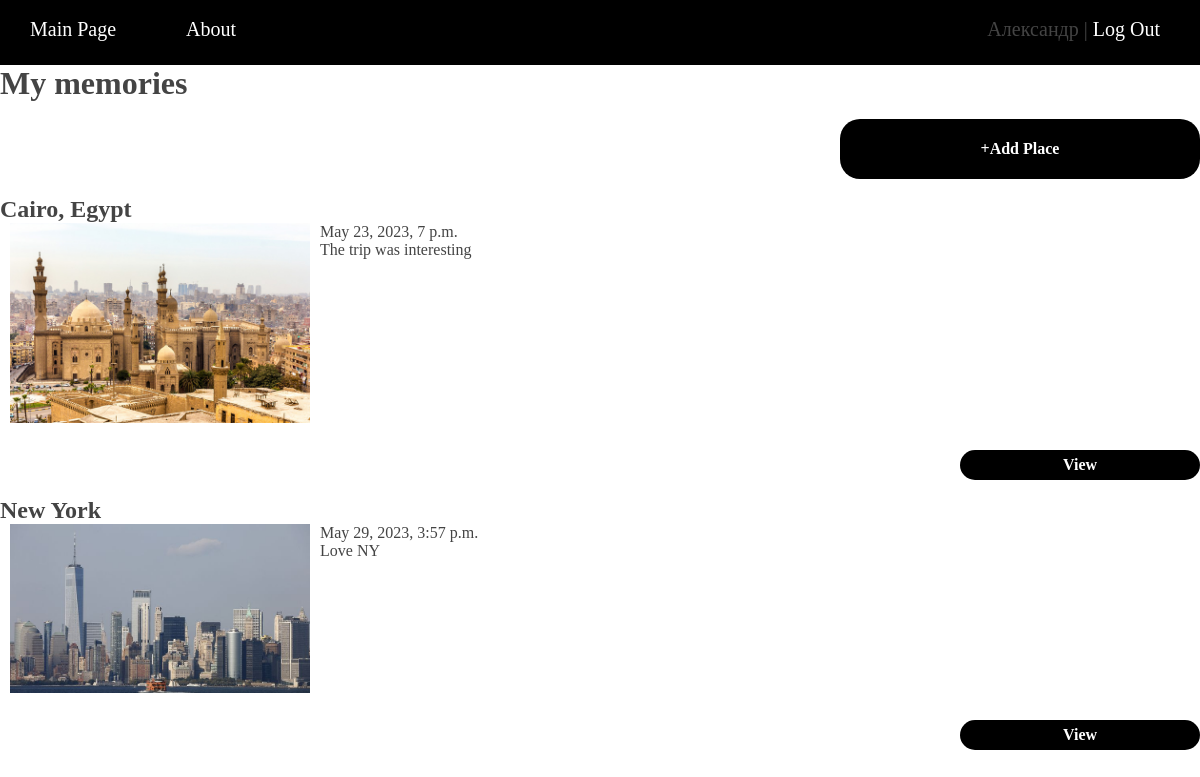
/ (signed in), run on the app's committed database.
### placesremember_app/models.py (models this page shows, shortened)
class Place(models.Model):
    title = models.CharField(max_length=250, blank=False, verbose_name="Place Title")
    photo = models.ImageField(
        upload_to="photos/", blank=True, verbose_name="Place Photo"
    )
    content = models.TextField(default="", blank=True, verbose_name="Comment")
    time_create = models.DateTimeField(auto_now_add=True, verbose_name="Creation Time")
    time_update = models.DateTimeField(auto_now=True, verbose_name="Change Time")
    user_id = models.ForeignKey(
        User, on_delete=models.CASCADE, blank=False, verbose_name="User ID"
    )
    lon = models.FloatField(default=0.0)
    lat = models.FloatField(default=0.0)
    def get_absolute_url(self):
        return reverse("place", kwargs={"place_id": self.pk})
    class Meta:
        verbose_name = "Place"
        ordering = ["id"]

### placesremember_app/views.py (the view)
# urls.py: path("", Home.as_view(), name="home"),
class Home(DataMixin, ListView):
    model = Place
    template_name = "index.html"
    context_object_name = "places"
    def get_queryset(self):
        return Place.objects.filter(user_id=self.request.user.pk)
    def get_context_data(self, *, object_list=None, **kwargs):
        context = super().get_context_data(**kwargs)
        user_data = self.get_user_context(title="Main Page", user_id=1)
        return dict(list(context.items()) + list(user_data.items()))

### placesremember_app/utils.py (called while the page is built)
    def get_user_context(self, **kwargs):
        context = kwargs
        context["menu"] = menu
        return context

### templates/index.html (shortened to what this page needs)
{% extends 'base.html' %}
{% load socialaccount %}
{% block content %}
{% get_providers as socialaccount_providers %}
{% if not request.user.is_authenticated %}
    <div class="container-item">
        <br>
        <h1>Project Places Remember</h1>
        <br>
        <h3>Places Remember is a service for saving your memories.
            You can add entries about your big and small trips,
            with photos and your impressions,
            so that you can return to them later</h3>
        <br>
    </div>
    <div class="container-item">
        <br>
        <h2>You are not authorized! Sign with:</h2>
        <form class="form-vk-btn m-t-17" action="/accounts/vk/login/?process=login">
            <button class="vk-btn" type="submit"><img src="static/img/VK_Logo.png" alt="VK" height="50" width="50">VKontakte</button>
        </form>
        <br>
        <h2> OR use PlacesRemember account: </h2>
        <br>
        <form class="form-submit-btn m-t-17" action="{% url 'login' %}">
            <button class="submit-btn">Sign In</button>
        </form>
    </div>
    <div class="w-full text-center p-t-55">
        <span class="txt2">Not a member?</span>
        <a class="txt2 bo1" href="{% url 'register' %}" > Sign up now </a>
    </div>
{% else %}
    <ul class="list-places">
            <h1>My memories</h1>
            <form class="form-add-place-btn m-t-17" action="{% url 'add_place' %}">
                <button class="add-place-btn">+Add Place</button>
            </form>
        {% if not places %}
            <div class="container-item">
                <br>
                <h3>There are no memories, let's create one</h3>
            </div>
        {% else %}
            {% for place in places %}
                <li><h2>{{ place.title }}</h2>
                {% if place.photo %}
                    <p><img class="img-article-left thumb" src="{{ place.photo.url }}"></p>
                {% endif %}
                {{ place.time_create }}
                <br>
                {{ place.content|linebreaks|truncatewords:30}}
                <form class="form-show-place-btn m-t-17" action="{{ place.get_absolute_url }}">
                    <button class="show-place-btn">View</button>
                </form>
                </li>
            {% endfor %}
        {% endif %}
    {% endif %}
</ul>
{% endblock %}

### templates/base.html (shortened to what this page needs)
{% load static %}
{% load i18n %}
<!DOCTYPE html>
<html lang="en">
<head>
    <link rel="stylesheet" href="{% static 'css/style.css' %}" type="text/css">
</head>
<body>
{% block mainmenu %}
<div class="header">
    <ul id="mainmenu" class="mainmenu">
        {% for tab in menu %}
            <li><a href="{% url tab.url_name %}">{{ tab.title }}</a></li>
        {% endfor %}
        {% if request.user.is_authenticated %}
            {% if not user.first_name %}
                <li class="last"> {{ user.username }} | <a href="{% url 'account_logout' %}">Log Out</a></li>
            {% else %}
                <li class="last"> {{ user.first_name }} | <a href="{% url 'account_logout' %}">Log Out</a></li>
            {% endif %}
        {% endif %}
    </ul>
</div>
{% endblock mainmenu %}
{% block content %}
{% endblock %}
</body>
</html>

### placesremember_app/static/css/style.css (style rules this page uses)
* { margin: 0; padding: 0; }
html, body { font-family: Poppins-Medium; margin: 0; padding: 0; height: 100%; width: 100%; color: #444; }
a { color: #ffffff; text-decoration: none; }
img { max-width: 600px; height: auto; }
img.img-article-left { max-width: 300px; height: auto; float: left; padding: 0 10px 10px 0; margin-left: 10px; }
img.img-article-left.thumb { max-width: 300px; height: auto; }
.header { background: #000000; height: 65px; }
ul.mainmenu { list-style: none; margin: 0; padding: 0; height: 60px; color: #fffff; font-size: 20px; overflow: hidden; }
ul.mainmenu li { float: left; margin: 18px 40px 0 30px; }
ul.mainmenu li.last { float: right; }
ul.mainmenu li a { color: #fffff; text-decoration: none; }
.form-add-place-btn { width: 100%; display: -webkit-box; display: -webkit-flex; display: -moz-box; display: -ms-flexbox; display: flex; flex-wrap: wrap; margin-top: 17px; margin-bottom: 17px; flex-direction: row; justify-content: flex-end; align-items: center; }
.add-place-btn { display: -webkit-box; display: -webkit-flex; display: -moz-box; display: -ms-flexbox; display: flex; justify-content: center; align-items: center; padding: 0 20px; width: 30%; height: 60px; background-color: #000000; border-radius: 20px; border: none; font-family: Poppins-Medium; font-size: 16px; font-weight: 800; color: #ffffff; line-height: 1.2; -webkit-transition: all 0.4s; -o-transition: all 0.4s; -moz-transition: all 0.4s; transition: all 0.4s; position: relative; z-index: 1; }
.add-place-btn::before { content: ""; display: block; position: absolute; z-index: -1; width: 100%; height: 100%; border-radius: 20px; top: 0; left: 0; background: #a64bf4; background: -webkit-linear-gradient(45deg, #00dbde, #fc00ff); background: -o-linear-gradient(45deg, #00dbde, #fc00ff); background: -moz-linear-gradient(45deg, #00dbde, #fc00ff); background: linear-gradient(45deg, #00dbde, #fc00ff); opacity: 0; -webkit-transition: all 0.4s; -o-transition: all 0.4s; -moz-transition: all 0.4s; transition: all 0.4s; }
.list-places { padding-right: 10 }
.form-show-place-btn { width: 100%; display: -webkit-box; display: -webkit-flex; display: -moz-box; display: -ms-flexbox; display: flex; flex-wrap: wrap; margin-top: 17px; margin-bottom: 17px; flex-direction: row; justify-content: flex-end; align-items: center; }
.show-place-btn { display: -webkit-box; display: -webkit-flex; display: -moz-box; display: -ms-flexbox; display: flex; justify-content: center; align-items: center; padding: 0 20px; width: 20%; height: 30px; background-color: #000000; border-radius: 20px; border: none; font-family: Poppins-Medium; font-size: 16px; font-weight: 800; color: #ffffff; line-height: 1.2; -webkit-transition: all 0.4s; -o-transition: all 0.4s; -moz-transition: all 0.4s; transition: all 0.4s; position: relative; z-index: 1; }
.show-place-btn::before { content: ""; display: block; position: absolute; z-index: -1; width: 100%; height: 100%; border-radius: 20px; top: 0; left: 0; background: #a64bf4; background: -webkit-linear-gradient(45deg, #00dbde, #fc00ff); background: -o-linear-gradient(45deg, #00dbde, #fc00ff); background: -moz-linear-gradient(45deg, #00dbde, #fc00ff); background: linear-gradient(45deg, #00dbde, #fc00ff); opacity: 0; -webkit-transition: all 0.4s; -o-transition: all 0.4s; -moz-transition: all 0.4s; transition: all 0.4s; }

### data on the page
Place: title "Cairo, Egypt", photo (picture), time_create "May 23, 2023, 7 p.m.", content "The trip was interesting"
Place: title "New York", photo (picture), time_create "May 29, 2023, 3:57 p.m.", content "Love NY"

### other printed values
{{ tab.title }} "Main Page" "About"
{{ user.first_name }} "Александр"
